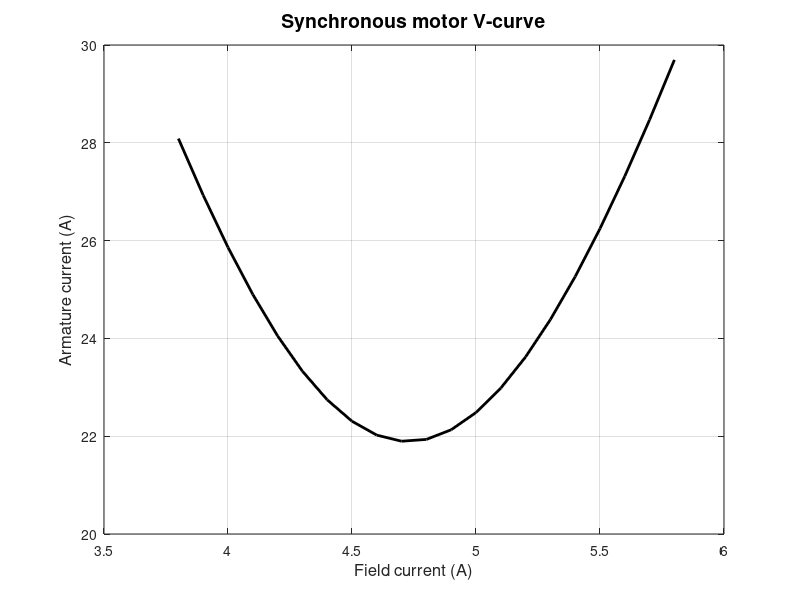

MATLAB code for this plot:
% M-file: v_curve.m
% M-file create a plot of armature current versus field 
%   current for the synchronous motor of Example 6-2.

% First, initialize the field current values (21 values
% in the range 3.8-5.8 A)
i_f = (38:1:58) / 10;

% Now initialize all other values
i_a = zeros(1,21);                % Pre-allocate i_a array
x_s = 2.5;                        % Synchronous reactance
v_phase = 208;                    % Phase voltage at 0 degrees
delta1 = -17.5 * pi/180;          % delta 1 in radians
e_a1 = 182 * (cos(delta1) + j * sin(delta1));

% Calculate the armature current for each value
for ii = 1:21
   % Calculate magnitude of e_a2
   e_a2 = 45.5 * i_f(ii); 
   
   % Calculate delta2
   delta2 = asin ( abs(e_a1) / abs(e_a2) * sin(delta1) ); 

   % Calculate the phasor e_a2
   e_a2 = e_a2 * (cos(delta2) + j * sin(delta2));

   % Calculate i_a
   i_a(ii) = ( v_phase - e_a2 ) / ( j * x_s);
end

% Plot the v-curve
figure(1)
plot(i_f,abs(i_a),'Color','k','Linewidth',2.0);
xlabel('Field current (A)','FontSize',12);
ylabel('Armature current (A)','FontSize',12);
title ('Synchronous motor V-curve','Fontweight','Bold','FontSize',14);
grid on;